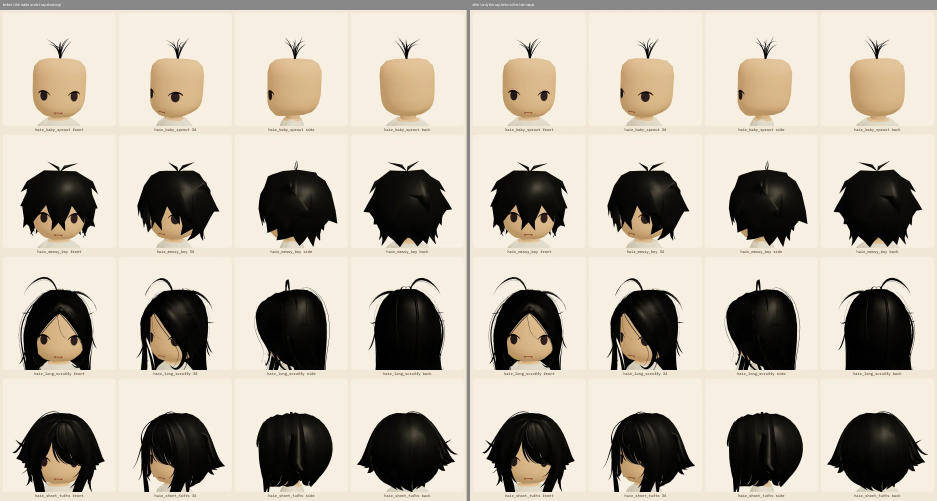
#> input picture specs/evidence/wardrobe-b3/undercap/pair-1.webp, 2810 x 1502 px, given in place of s1.png, which was not available (shown at 1/3 size)
$ python make_pairs.py
#> lines starting #> are read from the running program, lines starting #| are printed output that depends on the picture; pictures that were not available may be replaced by others from this repository, and a replacement may not be noted
"""Side-by-side before | after sheets from before/sN.png and after/sN.png (shoot.mjs ids:sN scenes), webp; and David's screenshot
beside the same hairstyle after (middle part, front)."""
from PIL import Image, ImageDraw
import os
for n in range(1, 9):
    a, b = Image.open(f"before/s{n}.png").convert("RGB"), Image.open(f"after/s{n}.png").convert("RGB")
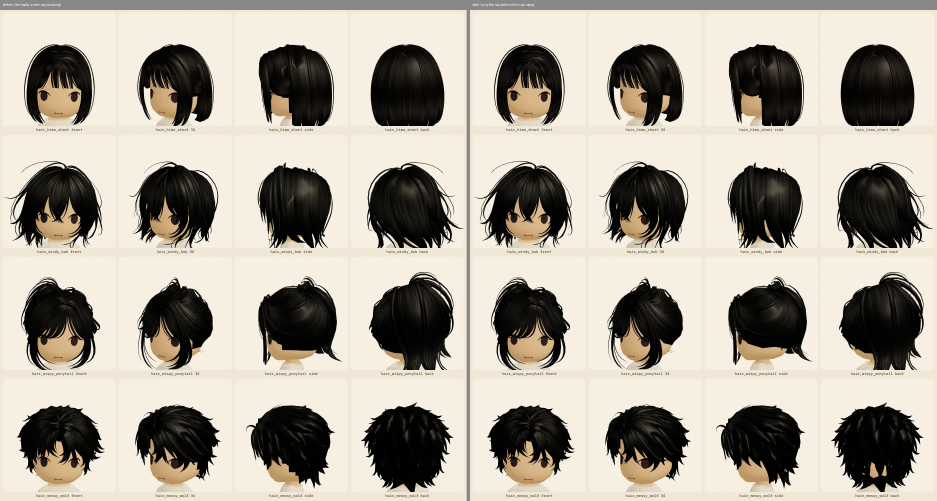
#> input picture specs/evidence/wardrobe-b3/undercap/pair-2.webp, 2810 x 1502 px, given in place of s1.png, which was not available (shown at 1/3 size)
#> a is the input picture: PIL image 2810x1502 RGB; mean R, G, B 187.8, 180.1, 166.8
#> b is the input picture: PIL image 2810x1502 RGB; mean R, G, B 171.3, 164.9, 153.3
    im = Image.new("RGB", (a.width * 2 + 10, a.height + 30), "#888")
#> im: PIL image 5630x1532 RGB; every value is 136
    d = ImageDraw.Draw(im)
    d.text((8, 8), "before (the matte under-cap showing)", fill="white")
    d.text((a.width + 18, 8), "after (only the cap behind the hair stays)", fill="white")
    im.paste(a, (0, 30)); im.paste(b, (a.width + 10, 30))
#> after `im.paste(a, (0, 30))`:
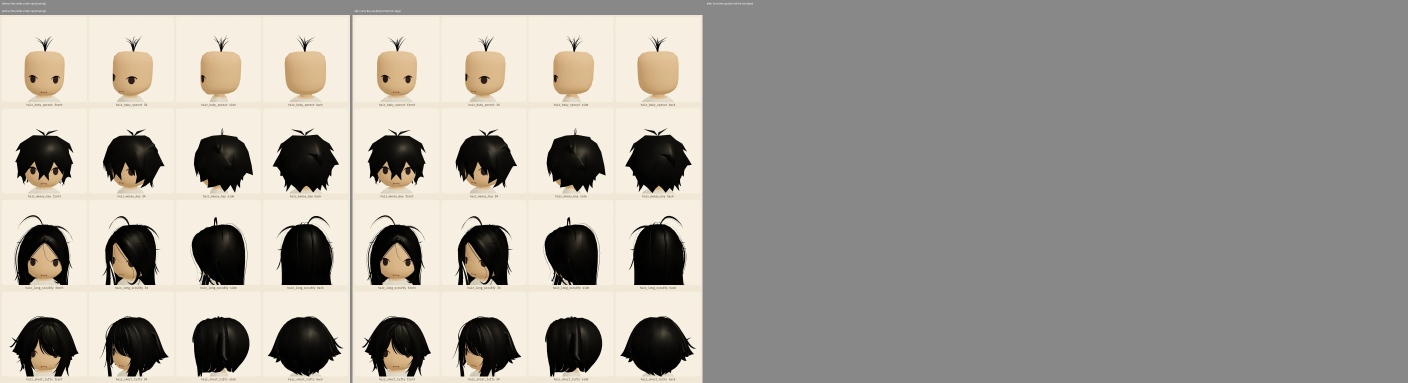
#> im: PIL image 5630x1532 RGB (shown at 1/4 size); mean R, G, B 161.3, 157.6, 151.1
#> after `im.paste(b, (a.width + 10, 30))`:
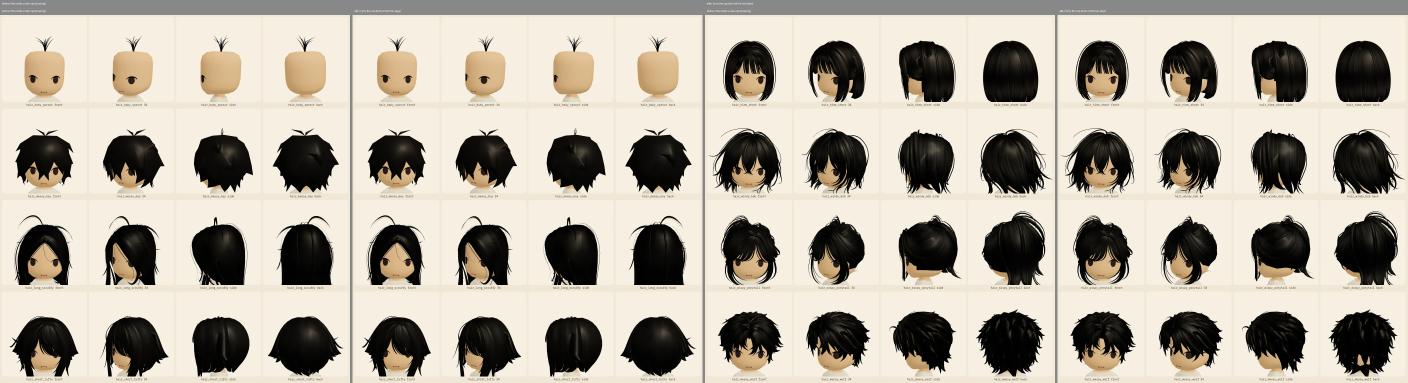
#> im: PIL image 5630x1532 RGB (shown at 1/4 size); mean R, G, B 178.6, 171.8, 159.6
#> (the run stopped early here; a loop or call above may not have finished)
